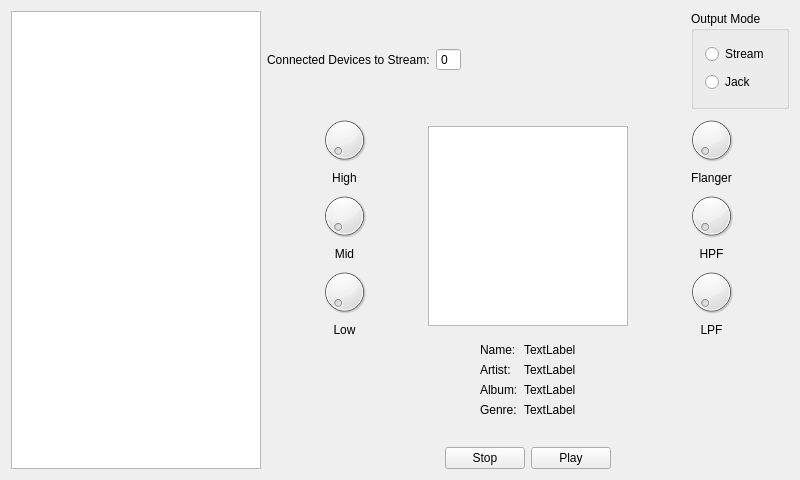
<?xml version="1.0" encoding="UTF-8"?>
<ui version="4.0">
 <class>FlexibleSoundSystem</class>
 <widget class="QMainWindow" name="FlexibleSoundSystem">
  <property name="geometry">
   <rect>
    <x>0</x>
    <y>0</y>
    <width>800</width>
    <height>480</height>
   </rect>
  </property>
  <property name="windowTitle">
   <string>FlexibleSoundSystem</string>
  </property>
  <widget class="QWidget" name="centralWidget">
   <layout class="QHBoxLayout" name="horizontalLayout_5">
    <item>
     <widget class="CMusicTree" name="treeView">
      <property name="sizePolicy">
       <sizepolicy hsizetype="Maximum" vsizetype="Expanding">
        <horstretch>0</horstretch>
        <verstretch>0</verstretch>
       </sizepolicy>
      </property>
      <property name="minimumSize">
       <size>
        <width>250</width>
        <height>0</height>
       </size>
      </property>
      <property name="maximumSize">
       <size>
        <width>250</width>
        <height>16777215</height>
       </size>
      </property>
     </widget>
    </item>
    <item>
     <layout class="QVBoxLayout" name="verticalLayout_2">
      <item>
       <layout class="QHBoxLayout" name="horizontalLayout">
        <item>
         <widget class="QLabel" name="labelNDevices">
          <property name="text">
           <string>Connected Devices to Stream:</string>
          </property>
         </widget>
        </item>
        <item>
         <widget class="QSpinBox" name="spinBoxNDevices">
          <property name="buttonSymbols">
           <enum>QAbstractSpinBox::NoButtons</enum>
          </property>
         </widget>
        </item>
        <item>
         <spacer name="horizontalSpacer_3">
          <property name="orientation">
           <enum>Qt::Horizontal</enum>
          </property>
          <property name="sizeHint" stdset="0">
           <size>
            <width>40</width>
            <height>20</height>
           </size>
          </property>
         </spacer>
        </item>
        <item>
         <widget class="QGroupBox" name="groupBoxOutputMode">
          <property name="title">
           <string>Output Mode</string>
          </property>
          <layout class="QVBoxLayout" name="verticalLayout">
           <item>
            <widget class="QRadioButton" name="radioButtonStream">
             <property name="text">
              <string>Stream</string>
             </property>
            </widget>
           </item>
           <item>
            <widget class="QRadioButton" name="radioButtonJack">
             <property name="text">
              <string>Jack</string>
             </property>
            </widget>
           </item>
          </layout>
         </widget>
        </item>
       </layout>
      </item>
      <item>
       <layout class="QHBoxLayout" name="horizontalLayout_2">
        <item>
         <layout class="QVBoxLayout" name="verticalLayoutFXLeft">
          <item>
           <widget class="QDial" name="dialEQHigh"/>
          </item>
          <item>
           <widget class="QLabel" name="label">
            <property name="text">
             <string>High</string>
            </property>
            <property name="alignment">
             <set>Qt::AlignCenter</set>
            </property>
           </widget>
          </item>
          <item>
           <widget class="QDial" name="dialEQMid"/>
          </item>
          <item>
           <widget class="QLabel" name="label_2">
            <property name="text">
             <string>Mid</string>
            </property>
            <property name="alignment">
             <set>Qt::AlignCenter</set>
            </property>
           </widget>
          </item>
          <item>
           <widget class="QDial" name="dialEQLow"/>
          </item>
          <item>
           <widget class="QLabel" name="label_3">
            <property name="text">
             <string>Low</string>
            </property>
            <property name="alignment">
             <set>Qt::AlignCenter</set>
            </property>
           </widget>
          </item>
         </layout>
        </item>
        <item>
         <widget class="CImageViewer" name="graphicsViewArtwork">
          <property name="minimumSize">
           <size>
            <width>200</width>
            <height>200</height>
           </size>
          </property>
          <property name="maximumSize">
           <size>
            <width>200</width>
            <height>200</height>
           </size>
          </property>
         </widget>
        </item>
        <item>
         <layout class="QVBoxLayout" name="verticalLayoutFXRight">
          <item>
           <widget class="QDial" name="dialFXFlanger"/>
          </item>
          <item>
           <widget class="QLabel" name="label_4">
            <property name="text">
             <string>Flanger</string>
            </property>
            <property name="alignment">
             <set>Qt::AlignCenter</set>
            </property>
           </widget>
          </item>
          <item>
           <widget class="QDial" name="dialFXHPF"/>
          </item>
          <item>
           <widget class="QLabel" name="label_5">
            <property name="text">
             <string>HPF</string>
            </property>
            <property name="alignment">
             <set>Qt::AlignCenter</set>
            </property>
           </widget>
          </item>
          <item>
           <widget class="QDial" name="dialFXLPF"/>
          </item>
          <item>
           <widget class="QLabel" name="label_6">
            <property name="text">
             <string>LPF</string>
            </property>
            <property name="alignment">
             <set>Qt::AlignCenter</set>
            </property>
           </widget>
          </item>
         </layout>
        </item>
       </layout>
      </item>
      <item>
       <layout class="QHBoxLayout" name="horizontalLayout_4">
        <item>
         <spacer name="horizontalSpacer_5">
          <property name="orientation">
           <enum>Qt::Horizontal</enum>
          </property>
          <property name="sizeHint" stdset="0">
           <size>
            <width>40</width>
            <height>20</height>
           </size>
          </property>
         </spacer>
        </item>
        <item>
         <layout class="QFormLayout" name="formLayout">
          <item row="0" column="0">
           <widget class="QLabel" name="labelName">
            <property name="text">
             <string>Name:</string>
            </property>
           </widget>
          </item>
          <item row="0" column="1">
           <widget class="QLabel" name="labelNameEdit">
            <property name="text">
             <string>TextLabel</string>
            </property>
           </widget>
          </item>
          <item row="1" column="0">
           <widget class="QLabel" name="labelArtist">
            <property name="text">
             <string>Artist:</string>
            </property>
           </widget>
          </item>
          <item row="1" column="1">
           <widget class="QLabel" name="labelArtistEdit">
            <property name="text">
             <string>TextLabel</string>
            </property>
           </widget>
          </item>
          <item row="2" column="0">
           <widget class="QLabel" name="labelAlbum">
            <property name="text">
             <string>Album:</string>
            </property>
           </widget>
          </item>
          <item row="2" column="1">
           <widget class="QLabel" name="labelAlbumEdit">
            <property name="text">
             <string>TextLabel</string>
            </property>
           </widget>
          </item>
          <item row="3" column="0">
           <widget class="QLabel" name="labelGenre">
            <property name="text">
             <string>Genre:</string>
            </property>
           </widget>
          </item>
          <item row="3" column="1">
           <widget class="QLabel" name="labelGenreEdit">
            <property name="text">
             <string>TextLabel</string>
            </property>
           </widget>
          </item>
         </layout>
        </item>
        <item>
         <spacer name="horizontalSpacer_4">
          <property name="orientation">
           <enum>Qt::Horizontal</enum>
          </property>
          <property name="sizeHint" stdset="0">
           <size>
            <width>40</width>
            <height>20</height>
           </size>
          </property>
         </spacer>
        </item>
       </layout>
      </item>
      <item>
       <layout class="QHBoxLayout" name="horizontalLayout_3">
        <item>
         <spacer name="horizontalSpacer">
          <property name="orientation">
           <enum>Qt::Horizontal</enum>
          </property>
          <property name="sizeHint" stdset="0">
           <size>
            <width>40</width>
            <height>20</height>
           </size>
          </property>
         </spacer>
        </item>
        <item>
         <widget class="QPushButton" name="pushButtonStop">
          <property name="text">
           <string>Stop</string>
          </property>
         </widget>
        </item>
        <item>
         <widget class="QPushButton" name="pushButtonPlayPause">
          <property name="text">
           <string>Play</string>
          </property>
         </widget>
        </item>
        <item>
         <spacer name="horizontalSpacer_2">
          <property name="orientation">
           <enum>Qt::Horizontal</enum>
          </property>
          <property name="sizeHint" stdset="0">
           <size>
            <width>40</width>
            <height>20</height>
           </size>
          </property>
         </spacer>
        </item>
       </layout>
      </item>
     </layout>
    </item>
   </layout>
  </widget>
 </widget>
 <layoutdefault spacing="6" margin="11"/>
 <customwidgets>
  <customwidget>
   <class>CMusicTree</class>
   <extends>QTreeView</extends>
   <header>cmusictree.h</header>
  </customwidget>
  <customwidget>
   <class>CImageViewer</class>
   <extends>QGraphicsView</extends>
   <header>cimageviewer.h</header>
  </customwidget>
 </customwidgets>
 <resources/>
 <connections/>
</ui>
